Frame 1 (no input): blank canvas, image omitted
Frame 60 (the mouse pressed at the canvas centre just before this capture): blank canvas, image omitted
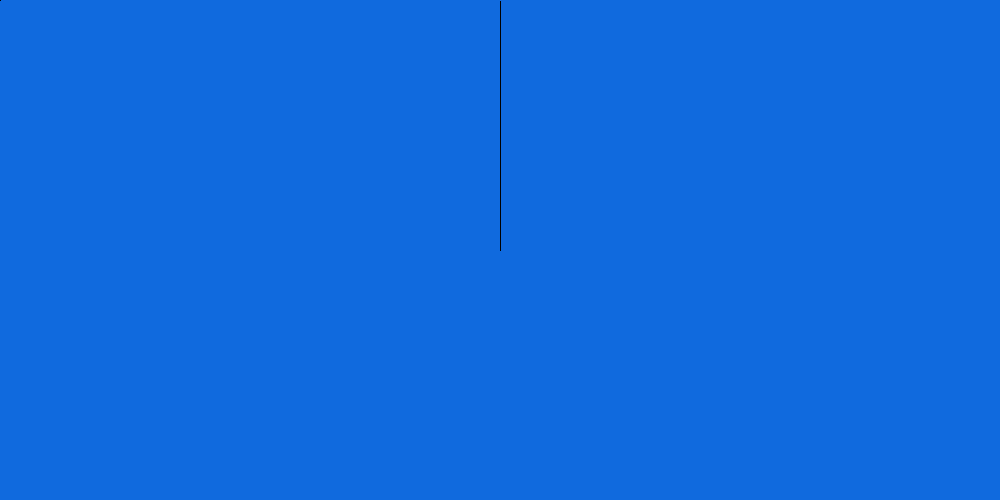
Frame 120 (the mouse held since frame 60 and released just before this capture)

The Processing sketch whose frames 1 and 60 were blank and that drew this single picture after the mouse press (run headless with seeded random() and noise(); from frame 60 on, the mouse is pressed at the canvas centre):

// Processing sketch: lines
// ── lines.pde
void setup (){
  size (1000, 500);
  background (#106ADE);
}

void draw (){

if (mousePressed){  
  line(mouseX, mouseY, 500, 1);
  
//line( x coordinate of endpoint, y coordinate of endpoint, x coordinate of canvas WHERE IT SHOULD START, y WHERE IT SHOULD STAR
  
}

else{
  strokeWeight(1);
  line(mouseX, mouseY, mouseX, mouseY);
}


}
